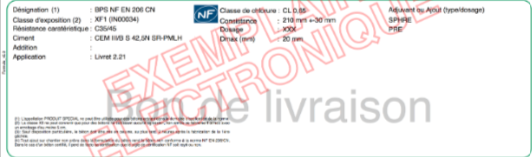
#> input picture service/app/test2.png, 532 x 157 px
$ python -i text_detection.py   (imports and definitions only)
#> lines starting #> are read from the running program, lines starting #| are printed output that depends on the picture; after the words box and inside, x2 and y2 are one past the last pixel; in counts of white or black regions, pixels touching at a corner belong together
import cv2
import pytesseract
from PIL import Image
import matplotlib.pyplot as plt

# Chemin vers le fichier Tesseract OCR
#pytesseract.pytesseract.tesseract_cmd = r'C:\Program Files\tess\tesseract.exe'


def mark_region(image_path):
#> called with image_path = 'test2.png'
    img = cv2.imread(image_path)
#> img is the input picture: shape (157, 532, 3); mean B, G, R 238.4, 238.6, 242.8
    img_gray = cv2.cvtColor(img, cv2.COLOR_BGR2GRAY)
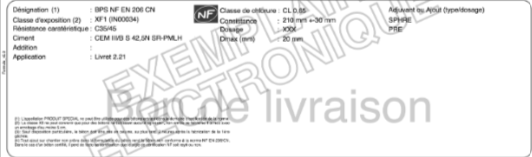
#> img_gray: shape (157, 532); min 59, max 255, mean 239.8

    #reduce noise and smooth edges
    img_blur = cv2.GaussianBlur(img_gray, (9, 9), 0)
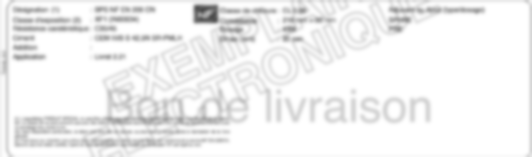
#> img_blur: shape (157, 532); min 76, max 255, mean 240.1
    img_thresh = cv2.adaptiveThreshold(img_blur , 255, cv2.ADAPTIVE_THRESH_GAUSSIAN_C, cv2.THRESH_BINARY_INV, 11, 30)
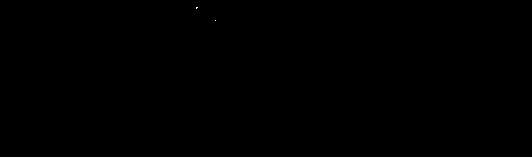
#> img_thresh: shape (157, 532); 0% white in thin lines or dots, all inside (x1, y1, x2, y2) = (196, 7, 216, 21)

    # Dilate to combine adjacent text contours
    kernel = cv2.getStructuringElement(cv2.MORPH_RECT, (9, 9))
    dilate = cv2.dilate(img_thresh, kernel, iterations=4)
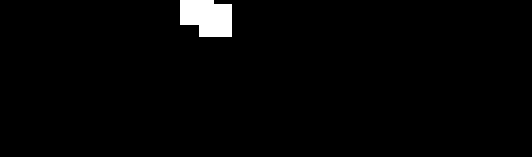
#> dilate: shape (157, 532); 1.9% white; 1 white region

    # Find contours, highlight text areas, and extract ROIs
    cnts, _ = cv2.findContours(dilate, cv2.RETR_EXTERNAL, cv2.CHAIN_APPROX_SIMPLE)
#> cnts = 1 contour; box (x1, y1, x2, y2) and area: (180, 0, 232, 37) 1537

    line_items_coordinates = []

    # Créer une seule région qui couvre toute l'image
    line_items_coordinates.append([(0, 0), (img.shape[1], img.shape[0])])

    # Marquer la région sur l'image
    cv2.rectangle(img, (0, 0), (img.shape[1], img.shape[0]), color=(255, 0, 255), thickness=3)
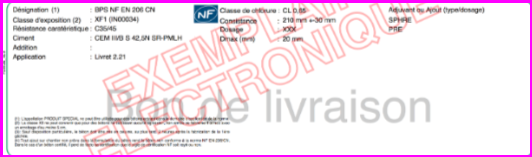
#> img: shape (157, 532, 3); 4.09% of pixels changed, all inside (x1, y1, x2, y2) = (0, 0, 532, 157)

    return img, line_items_coordinates

# extract text from images
def extract_text(image_path, line_items_coordinates):


    for coordinates in line_items_coordinates:
        img = Image.open(image_path).crop((coordinates[0][0], coordinates[0][1], coordinates[1][0], coordinates[1][1]))

        # Convertir l'image en noir et blanc pour une meilleure reconnaissance optique des caractères (OCR)
        img = img.convert('L')

        # Utiliser Tesseract pour extraire le texte de l'image
        custom_oem_psm_config = r'--psm 4'
        text = pytesseract.image_to_string(img, lang='fra', config='--psm 6')


    return text


def create_text_object(text):
    lines = text.split('\n')
    return {'lines': lines}

>>> result = mark_region('test2.png')
